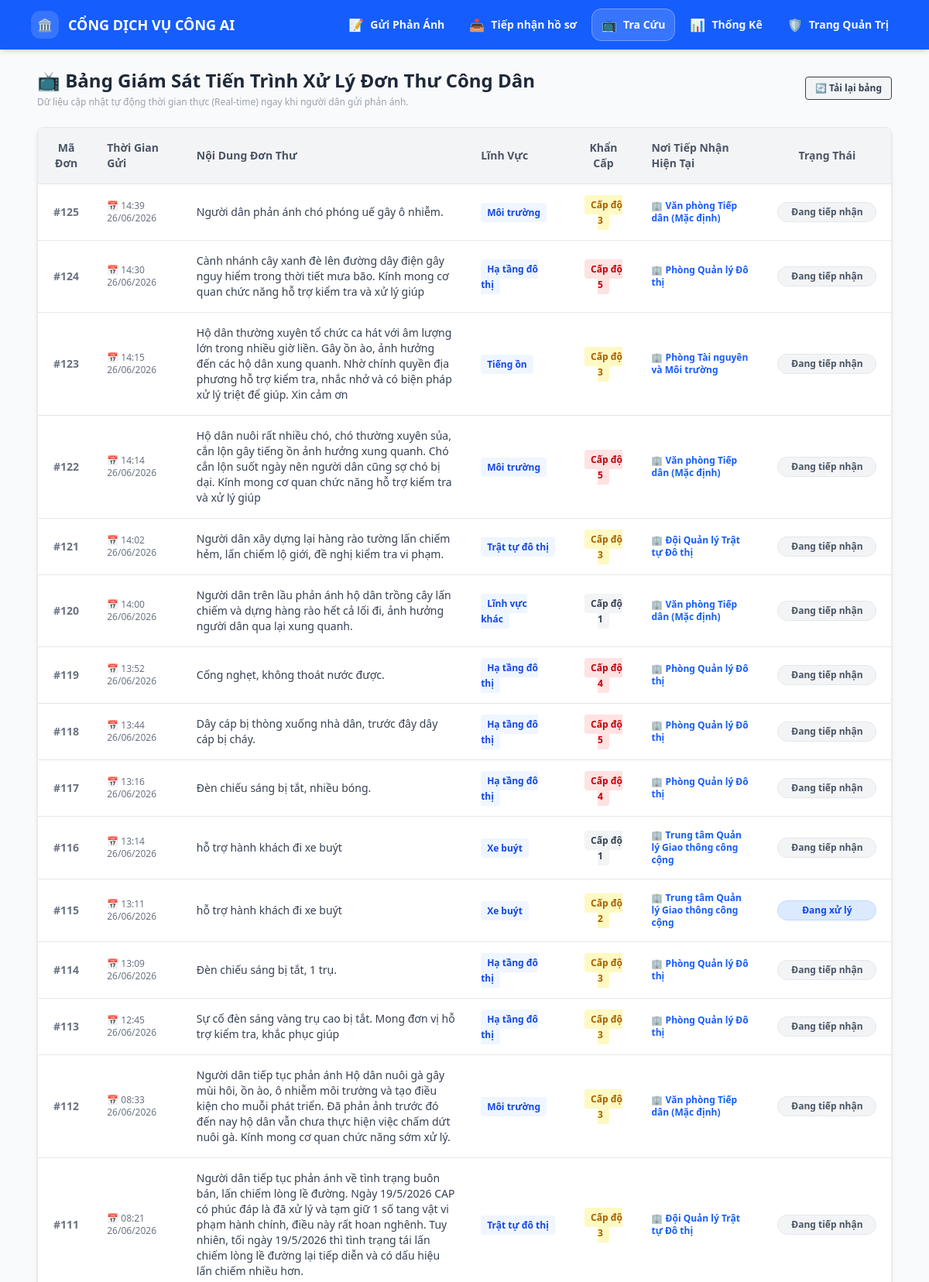
The page /monitor (upper part) on the database its author committed.
### tables this page shows
CREATE TABLE phan_anh (
                        id INTEGER PRIMARY KEY AUTOINCREMENT,
                        noi_dung TEXT,
                        file_dinh_kem TEXT,
                        dia_chi TEXT,
                        ten_nguoi_gui TEXT,
                        sdt TEXT,
                        linh_vuc TEXT,
                        tu_khoa TEXT,
                        sac_thai TEXT,
                        do_khan_cap INTEGER,
                        phong_ban_id INTEGER,
                        trang_thai TEXT,
                        ngay_gui TEXT,
                        trang_thai_duyet TEXT DEFAULT 'Cho_tiep_nhan', ly_do_xoa TEXT, giai_thich_xoa TEXT, ngay_xoa TEXT, lat REAL, lng REAL);

CREATE TABLE config_phong_ban (
                        id INTEGER PRIMARY KEY AUTOINCREMENT,
                        ten_phong TEXT,
                        linh_vuc_phu_trach TEXT UNIQUE);

### app.py (the view)
@app.route('/monitor')
def page_monitor():
    conn = sqlite3.connect(DB_FILE)
    cursor = conn.cursor()
    cursor.execute("""
        SELECT pa.id, pa.noi_dung, pa.file_dinh_kem, pa.dia_chi, pa.ten_nguoi_gui, pa.sdt,
               pa.linh_vuc, pa.sac_thai, pa.do_khan_cap, pa.trang_thai, pa.phong_ban_id,
               pa.ngay_gui, pb.ten_phong, pa.ly_do_xoa, pa.giai_thich_xoa
        FROM phan_anh pa
        LEFT JOIN config_phong_ban pb ON pa.phong_ban_id = pb.id
        WHERE trang_thai_duyet != 'Cho_tiep_nhan'
        ORDER BY pa.id DESC
    """)
    list_phan_anh = cursor.fetchall()
    conn.close()
    return render_template('monitor.html', list_phan_anh=list_phan_anh)

### templates/monitor.html (shortened to what this page needs)
{% extends "layout.html" %}
{% block content %}
<div class="flex justify-between items-center mb-6">
    <div>
        <h2 class="text-2xl font-bold text-gray-800">📺 Bảng Giám Sát Tiến Trình Xử Lý Đơn Thư Công Dân</h2>
        <p class="text-xs text-gray-400 mt-1">Dữ liệu cập nhật tự động thời gian thực (Real-time) ngay khi người dân gửi
            phản ánh.</p>
    </div>
    <button onclick="window.location.reload()"
        class="bg-gray-100 hover:bg-gray-200 text-gray-700 font-semibold py-1.5 px-3 rounded text-xs transition border">
        🔄 Tải lại bảng
    </button>
</div>
<div class="bg-white rounded-lg shadow-md overflow-hidden border border-gray-200">
    <table class="w-full text-left border-collapse">
        <thead>
            <tr class="bg-gray-100 border-b border-gray-200 text-gray-600 font-medium text-sm">
                <th class="p-4 text-center">Mã Đơn</th>
                <th class="p-4">Thời Gian Gửi</th>
                <th class="p-4 w-1/3">Nội Dung Đơn Thư</th>
                <th class="p-4">Lĩnh Vực</th>
                <th class="p-4 text-center">Khẩn Cấp</th>
                <th class="p-4">Nơi Tiếp Nhận Hiện Tại</th>
                <th class="p-4 text-center">Trạng Thái</th>
            </tr>
        </thead>
        <tbody id="live-table-body" class="divide-y divide-gray-200">
            {% for row in list_phan_anh %}
            <tr class="hover:bg-gray-50 text-sm transition-all duration-300">
                <td class="p-4 font-bold text-gray-500 text-center">#{{ row[0] }}</td>
                <td class="p-4 text-xs text-gray-500 font-medium">📅 {{ row[11] }}</td>
                <td class="p-4 text-gray-700 font-medium max-w-xs">{{ row[1] }}</td>
                <td class="p-4">
                    <span class="bg-blue-50 text-blue-700 px-2 py-1 rounded text-xs font-semibold">{{ row[6] }}</span>
                </td>
                <td class="p-4 text-center">
                    <span class="px-2 py-1 rounded text-xs font-bold
                {% if row[8] and row[8] >= 4 %} bg-red-100 text-red-700
                {% elif row[8] and row[8] >= 2 %} bg-yellow-100 text-yellow-700
                {% else %} bg-gray-100 text-gray-700 {% endif %}">
                        Cấp độ {{ row[8] }}
                    </span>
                </td>
                <td class="p-4 text-gray-700 font-semibold text-xs">
                    <span class="text-blue-600">🏢 {{ row[12] if row[12] else "Văn phòng Tiếp dân" }}</span>
                </td>
                <td class="p-4 text-center">
                    {% set status = row[9] | trim if row[9] else "Đang tiếp nhận" %}
                    <span class="px-3 py-1 rounded-full text-xs font-bold inline-block w-32 text-center transition-all duration-300
                     {% if status == 'Chờ xử lý' %}
                    bg-amber-100 text-amber-700 border border-amber-200
                     {% elif status == 'Đang xử lý' %}
                    bg-blue-100 text-blue-700 border border-blue-200
                     {% elif status == 'Đã hoàn thành' %}
                    bg-emerald-100 text-emerald-700 border border-emerald-200
                     {% elif row|length > 13 and row[13] %}
                    bg-red-100 text-red-700 border border-red-200
                    {% else %}
                     bg-gray-100 text-gray-600 border border-gray-200
                    {% endif %}">
                        {{ status }}
                    </span>
                </td>
            </tr>
            {% endfor %}
        </tbody>
    </table>
</div>
{% endblock %}

### rows shown on the page
phan_anh: id "125", ngay_gui "14:39 26/06/2026", noi_dung "Người dân phản ánh chó phóng uế gây ô nhiễm.", linh_vuc "Môi trường", do_khan_cap "3", ten_phong "Văn phòng Tiếp dân (Mặc định)", status "Đang tiếp nhận"
phan_anh: id "124", ngay_gui "14:30 26/06/2026", noi_dung "Cành nhánh cây xanh đè lên đường dây điện gây nguy hiểm trong thời tiết mưa bão. Kính mong cơ quan chức năng hỗ trợ kiểm tra và xử lý giúp", linh_vuc "Hạ tầng đô thị", do_khan_cap "5", ten_phong "Phòng Quản lý Đô thị", status "Đang tiếp nhận"
phan_anh: id "123", ngay_gui "14:15 26/06/2026", noi_dung "Hộ dân thường xuyên tổ chức ca hát với âm lượng lớn trong nhiều giờ liền. Gây ồn ào, ảnh hưởng đến các hộ dân xung quanh. Nhờ chính quyền địa phương hỗ trợ kiểm tra, nhắc nhở và có biện pháp xử lý triệt để giúp. Xin cảm ơn", linh_vuc "Tiếng ồn", do_khan_cap "3", ten_phong "Phòng Tài nguyên và Môi trường", status "Đang tiếp nhận"
phan_anh: id "122", ngay_gui "14:14 26/06/2026", noi_dung "Hộ dân nuôi rất nhiều chó, chó thường xuyên sủa, cắn lộn gây tiếng ồn ảnh hưởng xung quanh. Chó cắn lộn suốt ngày nên người dân cũng sợ chó bị dại. Kính mong cơ quan chức năng hỗ trợ kiểm tra và xử lý giúp", linh_vuc "Môi trường", do_khan_cap "5", ten_phong "Văn phòng Tiếp dân (Mặc định)", status "Đang tiếp nhận"
phan_anh: id "121", ngay_gui "14:02 26/06/2026", noi_dung "Người dân xây dựng lại hàng rào tường lấn chiếm hẻm, lấn chiếm lộ giới, đề nghị kiểm tra vi phạm.", linh_vuc "Trật tự đô thị", do_khan_cap "3", ten_phong "Đội Quản lý Trật tự Đô thị", status "Đang tiếp nhận"
phan_anh: id "120", ngay_gui "14:00 26/06/2026", noi_dung "Người dân trên lầu phản ánh hộ dân trồng cây lấn chiếm và dựng hàng rào hết cả lối đi, ảnh hưởng người dân qua lại xung quanh.", linh_vuc "Lĩnh vực khác", do_khan_cap "1", ten_phong "Văn phòng Tiếp dân (Mặc định)", status "Đang tiếp nhận"
phan_anh: id "119", ngay_gui "13:52 26/06/2026", noi_dung "Cống nghẹt, không thoát nước được.", linh_vuc "Hạ tầng đô thị", do_khan_cap "4", ten_phong "Phòng Quản lý Đô thị", status "Đang tiếp nhận"
phan_anh: id "118", ngay_gui "13:44 26/06/2026", noi_dung "Dây cáp bị thòng xuống nhà dân, trước đây dây cáp bị cháy.", linh_vuc "Hạ tầng đô thị", do_khan_cap "5", ten_phong "Phòng Quản lý Đô thị", status "Đang tiếp nhận"
phan_anh: id "117", ngay_gui "13:16 26/06/2026", noi_dung "Đèn chiếu sáng bị tắt, nhiều bóng.", linh_vuc "Hạ tầng đô thị", do_khan_cap "4", ten_phong "Phòng Quản lý Đô thị", status "Đang tiếp nhận"
phan_anh: id "116", ngay_gui "13:14 26/06/2026", noi_dung "hỗ trợ hành khách đi xe buýt", linh_vuc "Xe buýt", do_khan_cap "1", ten_phong "Trung tâm Quản lý Giao thông công cộng", status "Đang tiếp nhận"
phan_anh: id "115", ngay_gui "13:11 26/06/2026", noi_dung "hỗ trợ hành khách đi xe buýt", linh_vuc "Xe buýt", do_khan_cap "2", ten_phong "Trung tâm Quản lý Giao thông công cộng", trang_thai "Đang xử lý"
phan_anh: id "114", ngay_gui "13:09 26/06/2026", noi_dung "Đèn chiếu sáng bị tắt, 1 trụ.", linh_vuc "Hạ tầng đô thị", do_khan_cap "3", ten_phong "Phòng Quản lý Đô thị", status "Đang tiếp nhận"
phan_anh: id "113", ngay_gui "12:45 26/06/2026", noi_dung "Sự cố đèn sáng vàng trụ cao bị tắt. Mong đơn vị hỗ trợ kiểm tra, khắc phục giúp", linh_vuc "Hạ tầng đô thị", do_khan_cap "3", ten_phong "Phòng Quản lý Đô thị", status "Đang tiếp nhận"
phan_anh: id "112", ngay_gui "08:33 26/06/2026", noi_dung "Người dân tiếp tục phản ánh Hộ dân nuôi gà gây mùi hôi, ồn ào, ô nhiễm môi trường và tạo điều kiện cho muỗi phát triển. Đã phản ảnh trước đó đến nay hộ dân vẫn chưa thực hiện việc chấm dứt nuôi gà. Kính mong cơ quan chức năng sớm xử lý.", linh_vuc "Môi trường", do_khan_cap "3", ten_phong "Văn phòng Tiếp dân (Mặc định)", status "Đang tiếp nhận"
phan_anh: id "111", ngay_gui "08:21 26/06/2026", noi_dung "Người dân tiếp tục phản ánh về tình trạng buôn bán, lấn chiếm lòng lề đường. Ngày 19/5/2026 CAP có phúc đáp là đã xử lý và tạm giữ 1 số tang vật vi phạm hành chính, điều này rất hoan nghênh. Tuy nhiên, tối ngày 19/5/2026 thì tình trạng tái lấn chiếm lòng lề đường lại tiếp diễn và có dấu hiệu lấn chiếm nhiều hơn.", linh_vuc "Trật tự đô thị", do_khan_cap "3", ten_phong "Đội Quản lý Trật tự Đô thị", status "Đang tiếp nhận"
